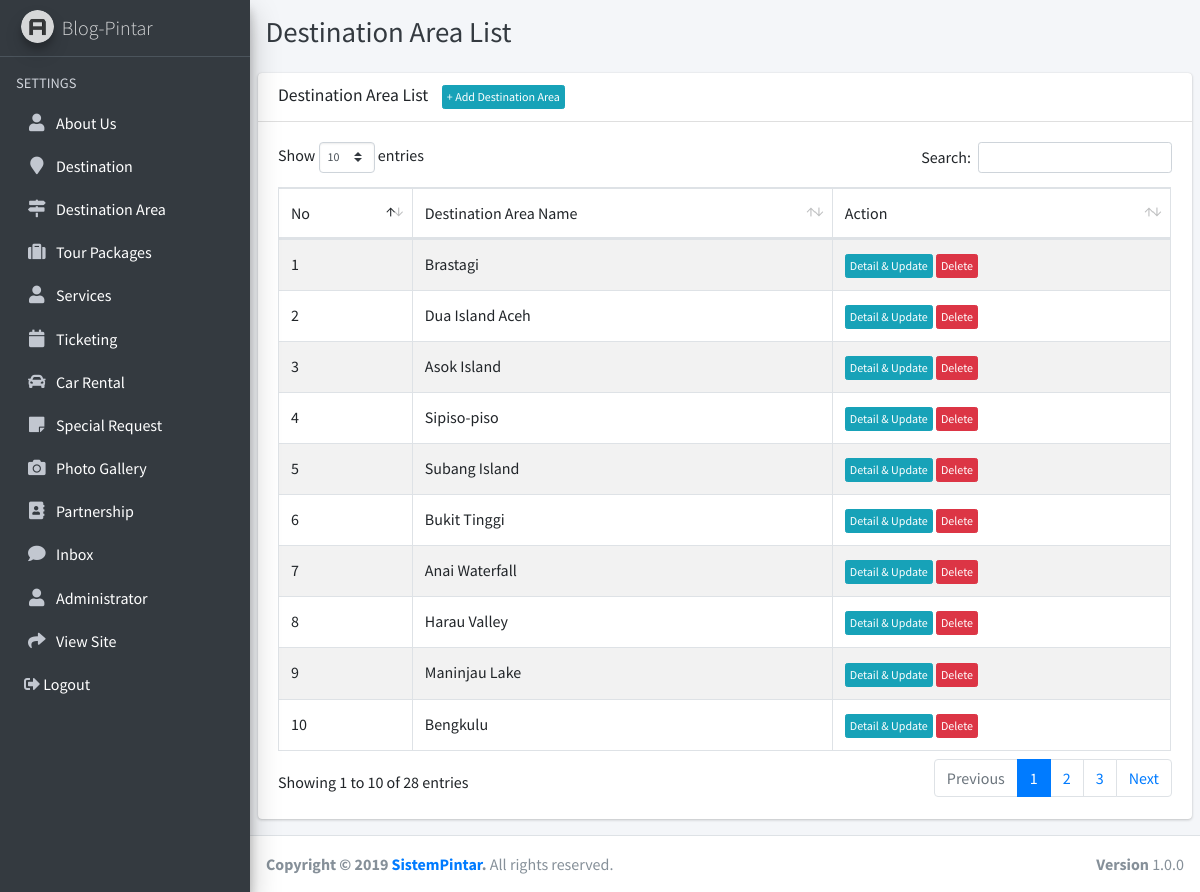
The page /admin/destination-area/index.php (signed in) on the database its author committed.
### tables this page shows
CREATE TABLE `destinasi_area` (
  `id_area` int(10) NOT NULL,
  `nama_area` varchar(100) DEFAULT NULL,
  `deskripsi_area` text DEFAULT NULL,
  `deskripsi_area_singkat` text DEFAULT NULL,
  `gambar_area` varchar(100) DEFAULT NULL,
  `destinasi_id` int(10) DEFAULT NULL
);

### admin/destination-area/index.php (the view, shortened to what this page needs)
<!DOCTYPE html>
<html>
<?php include '../adm_template/head.php'; ?>
<body class="hold-transition sidebar-mini layout-fixed">
<div class="wrapper">
  <?php include '../adm_template/sidebar.php'; ?>
  <div class="content-wrapper">
    <div class="content-header">
      <div class="container-fluid">
        <div class="row mb-2">
          <div class="col-sm-6">
            <h1 class="m-0 text-dark">Destination Area List</h1>
          </div>
        </div>
      </div>
    </div>
    <section class="content">
      <div class="row">
        <div class="col-12">
          <div class="card">
            <div class="card-header">
              <h3 class="card-title">Destination Area List
                <span style="margin-left: 10px;"><a href="tambah" class="btn btn-info btn-xs">+ Add Destination Area</a></span>
              </h3>
            </div>
            <div class="card-body">
              <table id="example1" class="table table-bordered table-striped">
                <thead>
                  <tr>
                    <td>No</td>
                    <td>Destination Area Name</td>
                    <td>Action</td>
                  </tr>
                </thead>
                <tbody>
                  <?php
                    $query_mysql = mysqli_query($koneksi,"SELECT * FROM destinasi_area")or die(mysqli_error());
                    $nomor = 1;
                    while($data = mysqli_fetch_array($query_mysql)){
                      $idDestinasiArea = $data['id_area'];
                      $namaDestinasiArea = $data['nama_area'];
                  ?>
                  <tr>
                    <td><?php echo $nomor++; ?></td>
                    <td><?php echo $namaDestinasiArea; ?></td>
                    <td>
                      <a href='ubah?idDestinasiArea=<?php echo $idDestinasiArea; ?>' class="btn btn-info btn-xs">Detail & Update</a>
                      <a href='hapus?idDestinasiArea=<?php echo $idDestinasiArea; ?>' class="btn btn-danger btn-xs">Delete</a>
                    </td>
                  </tr>
                  <?php } ?>
                </tbody>
              </table>
            </div>
          </div>
        </div>
      </div>
    </section>
  </div>
  <?php include '../adm_template/footer.php'; ?>
</div>
</body>
</html>

### rows shown on the page
destinasi_area: nama_area "Brastagi"
destinasi_area: nama_area "Dua Island Aceh"
destinasi_area: nama_area "Asok Island"
destinasi_area: nama_area "Sipiso-piso"
destinasi_area: nama_area "Subang Island"
destinasi_area: nama_area "Bukit Tinggi"
destinasi_area: nama_area "Anai Waterfall"
destinasi_area: nama_area "Harau Valley"
destinasi_area: nama_area "Maninjau Lake"
destinasi_area: nama_area "Bengkulu"
